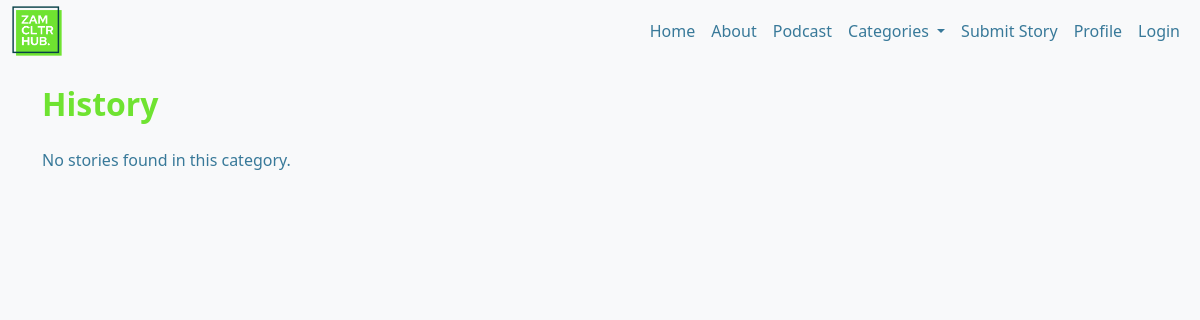
The app's page /category/History, older data.
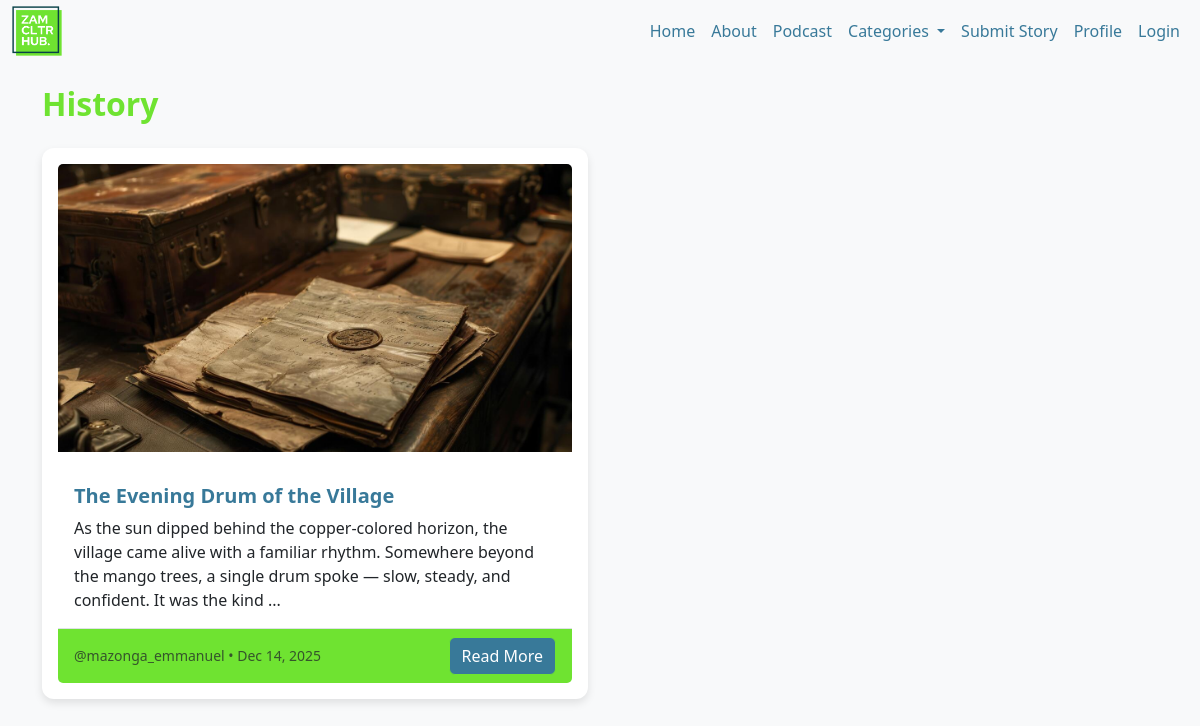
The same page, newer data.
### tables this page shows
CREATE TABLE stories (
    id INTEGER PRIMARY KEY AUTOINCREMENT,
    user_id INTEGER,
    title TEXT NOT NULL,
    content TEXT NOT NULL,
    category TEXT,
    image_path TEXT,
    created_at DATETIME DEFAULT CURRENT_TIMESTAMP,
    approved INTEGER DEFAULT 0,
    FOREIGN KEY (user_id) REFERENCES users(id)
);

CREATE TABLE users (
    id INTEGER PRIMARY KEY AUTOINCREMENT,
    username TEXT NOT NULL UNIQUE,
    hash TEXT NOT NULL,
    role TEXT DEFAULT 'user',
    created_at DATETIME DEFAULT CURRENT_TIMESTAMP
);

### app.py (the view)
@app.route("/category/<string:category>")
def category(category):
    stories = db.execute("""
        SELECT stories.*, users.username AS author,
        (SELECT COUNT(*) FROM likes WHERE likes.story_id = stories.id) AS like_count
        FROM stories JOIN users ON stories.user_id = users.id
        WHERE stories.category = ? AND stories.approved = 1
        ORDER BY stories.created_at DESC
        """, category)
    for story in stories:
        story['image_path'] = get_story_image(story)
        if isinstance(story["created_at"], str):
            story["created_at"] = datetime.strptime(story["created_at"], "%Y-%m-%d %H:%M:%S")
    return render_template("category.html", stories=stories, category=category)

### app.py (called while the page is built)
@app.context_processor
def inject_category_counts():
    rows = db.execute("""
        SELECT category, COUNT(*) AS count
        FROM stories
        WHERE approved = 1
        GROUP BY category;
    """)
    category_counts = {row['category']: row['count'] for row in rows}
    return dict(category_counts=category_counts)

def get_story_image(story):
    if story['image_path']:
        return story['image_path']
    category_defaults = {
            'Art': 'images/categories/art_story.jpg',
            'Music': 'images/categories/music_story.jpg',
            'Food': 'images/categories/food_story.jpg',
            'literature': 'images/categories/literature_story.jpg',
            'History': 'images/categories/history_story.jpg',
            'Travel': 'images/categories/travel_story.jpg'
    }
    return category_defaults.get(story['category'], 'images/categories/default_story.jpg')

### templates/category.html (shortened to what this page needs)
{% extends "layout.html" %}
{% block main %}
<h2 class="mb-4">{{ category }}</h2>
{% if stories %}
<diV class="row row-cols-1 row-cols-md-2 g-4">
    {% for story in stories %}
    <div class="col">
        <div class="card h-100">
            <div class="card-body">
                {% if story['image_path'] %}
                <img src="{{ url_for('static', filename=story['image_path']) }}" class="card-img-top mb-3" alt="{{ story['title'] }}">
                {% endif %}
                <div class="card-body">
                    <h5 class="card-title">
                        {{ story['title'] }}
                    </h5>
                    <p class="card-text">
                        {{ story['content'][:200] }}
                        {% if story['content']|length > 200 %}...{% endif %}
                    </p>
                </div>
                <div class="card-footer d-flex justify-content-between align-items-center">
                    <small class="text-muted">
                        {{ story['author'] }} • {{ story.created_at.strftime("%b %d, %Y") }}
                    </small>
                    <a href="{{ url_for('story', story_id=story['id']) }}" class="btn btn-primary" style="background-color: #387999;">
                        Read More
                    </a>
                </div>
            </div>
        </div>
    </div>
    {% endfor %}
</div>
{% else %}
<p>No stories found in this category.</p>
{% endif %}
{% endblock %}

Row changes from the older to the newer data that the page shows:
now on this page (row edited): stories: category "History", title "The Evening Drum of the Village", content "As the sun dipped behind the copper-colored horizon, the village came alive with a familiar rhythm. Somewhere beyond the mango trees, a single drum spoke — slow, steady, and confident. It was the kind", author "@mazonga_emmanuel", created_at "Dec 14, 2025"
Text that changed along with them:
{{ category }}: "History" → (not shown)
text no longer shown: "No stories found in this category."
